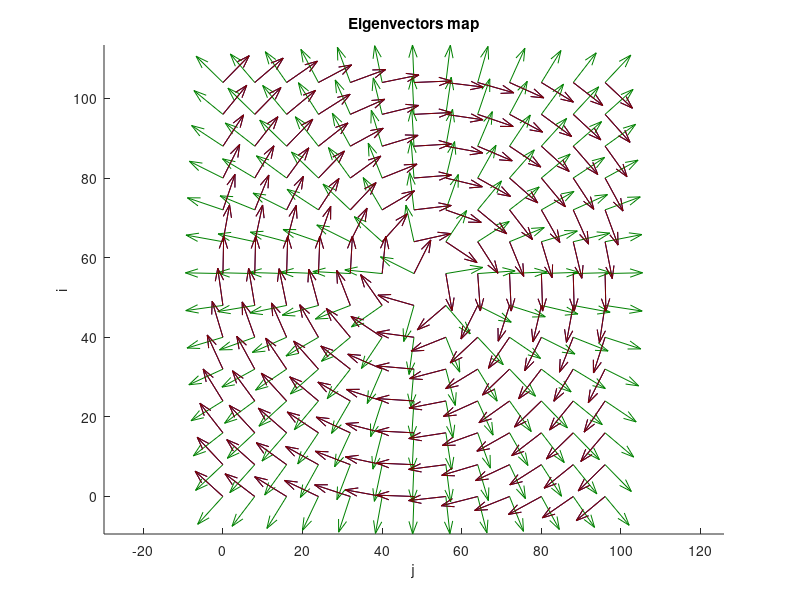

The MATLAB script that drew this image: (Note: this script raises an error after producing the figure.)
function test_dti2tractography
% -------------------------------------------------------------------------
clear;
close('all');
clc;
rng(131210);
% -------------------------------------------------------------------------
noise   = 20e-5;
NI      = 110;
NJ      = 100;
NK      = 70;
ijk2xyz = eye(4);
[u1,u2,u3,II,JJ] = createEigVecs(NI,NJ,NK);
% -------------------------------------------------------------------------
% -----------
u1x = squeeze(u1(:,:,round(NK*0.9),1));
u1y = squeeze(u1(:,:,round(NK*0.9),2));
% -----------
u2x = squeeze(u2(:,:,round(NK*0.9),1));
u2y = squeeze(u2(:,:,round(NK*0.9),2));
% -----------
u3x = squeeze(u3(:,:,round(NK*0.9),1));
u3y = squeeze(u3(:,:,round(NK*0.9),2));
% -----------
close(figure(1));
figure(1);
hold('on');
d = 8;
quiver( JJ(1:d:end,1:d:end), II(1:d:end,1:d:end), u1y(1:d:end,1:d:end), u1x(1:d:end,1:d:end), 'Color', [.0,.0,.5] );
quiver( JJ(1:d:end,1:d:end), II(1:d:end,1:d:end), u2y(1:d:end,1:d:end), u2x(1:d:end,1:d:end), 'Color', [.0,.5,.0] );
quiver( JJ(1:d:end,1:d:end), II(1:d:end,1:d:end), u3y(1:d:end,1:d:end), u3x(1:d:end,1:d:end), 'Color', [.5,.0,.0] );
axis('equal');
axis('xy');
title('Eigenvectors map');
xlabel('j');
ylabel('i');
% -------------------------------------------------------------------------
l1 = 1.8e-3 * ones(NI,NJ,NK);
l2 = 0.7e-3 * ones(NI,NJ,NK);
l3 = 0.3e-3 * ones(NI,NJ,NK);
[l1,l2,l3] = borderFA(l1,l2,l3);
dti = gatherTensor(u1,u2,u3,l1,l2,l3,noise);
% -------------------------------------------------------------------------
[u1c,~,~,l1c,l2c,l3c] = dti2spectrum( dti );
FA  = spectrum2scalar( l1c, l2c, l3c, 'scalar', 'fa' );
RGB = spectrum2colorcode( u1c, l1c, l2c, l3c );
% -------------------------------------------------------------------------
close(figure(2));
figure(2);
subplot(1,2,1);
imshow(FA(:,:,round(NK*0.9)),[0,1]); colormap; colorbar; axis('xy');
xlabel('j');
ylabel('i');
subplot(1,2,2);
imshow(squeeze(RGB(:,:,round(NK*0.9),:))); axis('xy');
xlabel('j');
ylabel('i');
% -------------------------------------------------------------------------
rad    = min(2*NI/5,2*NJ/5);
NS     = 5;
seedsi = zeros(3,NS);
for n=1:NS
    seedsi(1,n) = round( NI/2 + rad*cos(2*pi*(n-1)/NS) );
    seedsi(2,n) = round( NJ/2 + rad*sin(2*pi*(n-1)/NS) );
    seedsi(3,n) = round( NK/2 );
end
run_single_test(3,dti,ijk2xyz,seedsi,FA,u1,II,JJ);
% -------------------------------------------------------------------------
l1 = 0.7e-3 * ones(NI,NJ,NK);
l2 = 0.3e-3 * ones(NI,NJ,NK);
l3 = 1.8e-3 * ones(NI,NJ,NK);
[l1,l2,l3] = borderFA(l1,l2,l3);
dti = gatherTensor(u1,u2,u3,l1,l2,l3,noise);
run_single_test(4,dti,ijk2xyz,seedsi,FA,u3,II,JJ);
% -------------------------------------------------------------------------
l1 = 0.7e-3 * ones(NI,NJ,NK);
l2 = 1.8e-3 * ones(NI,NJ,NK);
l3 = 0.3e-3 * ones(NI,NJ,NK);
[l1,l2,l3] = borderFA(l1,l2,l3);
dti = gatherTensor(u1,u2,u3,l1,l2,l3,noise);
% -----------------
rad = min(NI/4,NJ/4);
NS  = 7;
seedsi = zeros(3,NS);
for n=1:NS
    seedsi(1,n) = round( NI/2 + rad*cos(2*pi*(n-1)/NS) );
    seedsi(2,n) = round( NJ/2 + rad*sin(2*pi*(n-1)/NS) );
    seedsi(3,n) = round( NK/2 );
end
run_single_test(5,dti,ijk2xyz,seedsi,FA,u2,II,JJ);
% -------------------------------------------------------------------------
end

% -------------------------------------------------------------------------
% -------------------------------------------------------------------------
% -------------------------------------------------------------------------
function run_single_test(figid,dti,ijk2xyz,seedsi,FA,uMAX,II,JJ)
seedsx       = ijk2xyz*[seedsi;ones(1,size(seedsi,2))];
seedsx       = seedsx(1:3,:);
[NI,NJ,NK,~] = size(dti);
% ------------
[paths,~,stopconds] = dti2tractography( dti, seedsx, 'scalar', 'fa', ...
    'threshold', 0.4, 'ijk2xyz', ijk2xyz, 'step', 0.1, ...
    'Mlength', (NI+NJ+NK)*4, 'mcurv', 0.5, 'prune', [], 'maxthreads', 1 );
% ------------
close(figure(figid));
figure(figid);
hold('on');
H = 10;
for s=0:H:NK-1
    surf( II, JJ, s*ones(size(II)), FA(:,:,s+1), 'EdgeColor', 'none', ...
        'FaceAlpha', 0.1 );
end
% ------------
for n = 1:size(seedsi,2)
    v1 = squeeze( uMAX( seedsi(1,n)+1, seedsi(2,n)+1, seedsi(3,n)+1, : ) );
    dd = [ seedsi(:,n)+1, seedsi(:,n)+1+v1*10 ];
    plot3( dd(2,:), dd(1,:), dd(3,:), 'LineWidth', 2, ...
        'Color', [.0,.0,.0], 'LineStyle', '-', 'Marker', '.', ...
        'MarkerSize', 18 );
    plot3( seedsi(2,n)+1, seedsi(1,n)+1, seedsi(3,n)+1, 'Marker', '.', ...
        'MarkerSize', 32, 'Color', [.0,.0,.0], 'LineStyle', 'none' );
end
axis('equal');
xlabel('j');
ylabel('i');
zlabel('k');
view(45,30);
rotate3d('on');
% ------------
for n = 1:length(paths)/2
    % --------------
    path = paths{2*n-1};
    path = ijk2xyz\[path;ones(1,size(path,2))] + 1;
    plot3( path(2,:), path(1,:), path(3,:), 'LineWidth', 2, ...
        'LineStyle', '-', 'Color', [.0,.5,.5] );
    if(stopconds(2*n-1)==1)
        plot3( path(2,end), path(1,end), path(3,end), ...
            'LineStyle', 'none', 'Color', [.0,.8,.0], ...
            'Marker', '.', 'MarkerSize', 15 );
    else
        plot3( path(2,end), path(1,end), path(3,end), ...
            'LineStyle', 'none', 'Color', [.5,.0,.0], ...
            'Marker', 'o', 'MarkerSize', 15 );
        plot3( path(2,end), path(1,end), path(3,end), ...
            'LineStyle', 'none', 'Color', [.5,.0,.0], ...
            'Marker', 'x', 'MarkerSize', 15 );
    end
    % --------------
    path = paths{2*n};
    path = ijk2xyz\[path;ones(1,size(path,2))] + 1;
    plot3( path(2,:), path(1,:), path(3,:), 'LineWidth', 2, ...
        'LineStyle', '-', 'Color', [.5,.5,.0] );
    if(stopconds(2*n)==1)
        plot3( path(2,end), path(1,end), path(3,end), ...
            'LineStyle', 'none', 'Color', [.0,.8,.0], ...
            'Marker', '.', 'MarkerSize', 15 );
    else
        plot3( path(2,end), path(1,end), path(3,end), ...
            'LineStyle', 'none', 'Color', [.5,.0,.0], ...
            'Marker', 'o', 'MarkerSize', 15 );
        plot3( path(2,end), path(1,end), path(3,end), ...
            'LineStyle', 'none', 'Color', [.5,.0,.0], ...
            'Marker', 'x', 'MarkerSize', 15 );
    end
    % --------------
end
% ------------
end
% -------------------------------------------------------------------------
function [u1,u2,u3,II,JJ] = createEigVecs(NI,NJ,NK)

ii = (0:NI-1);
jj = (0:NJ-1);
[JJ,II] = meshgrid(jj,ii);

phi = atan2(JJ-NJ/2,II-NI/2);

h   = linspace(0.05,0.995,NK);
h   = permute(h,[1,3,2]);
u1x = -sin(phi).*h;
u1y = cos(phi).*h;
u1z = ones(size(u1x)).*sqrt(1-h.*h);
u1(:,:,:,1) = u1x;
u1(:,:,:,2) = u1y;
u1(:,:,:,3) = u1z;

u2x = cos(phi);
u2y = sin(phi);
u2z = zeros(size(u2x));
u2(:,:,1) = u2x;
u2(:,:,2) = u2y;
u2(:,:,3) = u2z;
u2 = reshape(u2,[NI,NJ,1,3]);
u2 = repmat(u2,[1,1,NK,1]);

u3 = cross(u1,u2,4);

end
% -------------------------------------------------------------------------
function dti = gatherTensor(u1,u2,u3,l1,l2,l3,noise)
D11 = l1.*u1(:,:,:,1).*u1(:,:,:,1) + l2.*u2(:,:,:,1).*u2(:,:,:,1) + l3.*u3(:,:,:,1).*u3(:,:,:,1);
D12 = l1.*u1(:,:,:,1).*u1(:,:,:,2) + l2.*u2(:,:,:,1).*u2(:,:,:,2) + l3.*u3(:,:,:,1).*u3(:,:,:,2);
D13 = l1.*u1(:,:,:,1).*u1(:,:,:,3) + l2.*u2(:,:,:,1).*u2(:,:,:,3) + l3.*u3(:,:,:,1).*u3(:,:,:,3);
D22 = l1.*u1(:,:,:,2).*u1(:,:,:,2) + l2.*u2(:,:,:,2).*u2(:,:,:,2) + l3.*u3(:,:,:,2).*u3(:,:,:,2);
D23 = l1.*u1(:,:,:,2).*u1(:,:,:,3) + l2.*u2(:,:,:,2).*u2(:,:,:,3) + l3.*u3(:,:,:,2).*u3(:,:,:,3);
D33 = l1.*u1(:,:,:,3).*u1(:,:,:,3) + l2.*u2(:,:,:,3).*u2(:,:,:,3) + l3.*u3(:,:,:,3).*u3(:,:,:,3);
dti = zeros( [size(l1),6] );
dti(:,:,:,1) = D11;
dti(:,:,:,2) = D12;
dti(:,:,:,3) = D13;
dti(:,:,:,4) = D22;
dti(:,:,:,5) = D23;
dti(:,:,:,6) = D33;
if(nargin>6)
    dti = dti + noise*randn(size(dti));
end
end
% -------------------------------------------------------------------------
function [l1,l2,l3] = borderFA(l1,l2,l3)
[NI,NJ,NK] = size(l1);
% -----------
l1(1:2,:,:) = 1.0e-3; l1(NI-1:NI,:,:) = 1.0e-3;
l2(1:2,:,:) = 1.0e-3; l2(NI-1:NI,:,:) = 1.0e-3;
l3(1:2,:,:) = 1.0e-3; l3(NI-1:NI,:,:) = 1.0e-3;
% -----------
l1(:,1:2,:) = 1.0e-3; l1(:,NJ-1:NJ,:) = 1.0e-3;
l2(:,1:2,:) = 1.0e-3; l2(:,NJ-1:NJ,:) = 1.0e-3;
l3(:,1:2,:) = 1.0e-3; l3(:,NJ-1:NJ,:) = 1.0e-3;
% -----------
l1(:,:,1:2) = 1.0e-3; l1(:,:,NK-1:NK) = 1.0e-3;
l2(:,:,1:2) = 1.0e-3; l2(:,:,NK-1:NK) = 1.0e-3;
l3(:,:,1:2) = 1.0e-3; l3(:,:,NK-1:NK) = 1.0e-3;
end
% -------------------------------------------------------------------------

